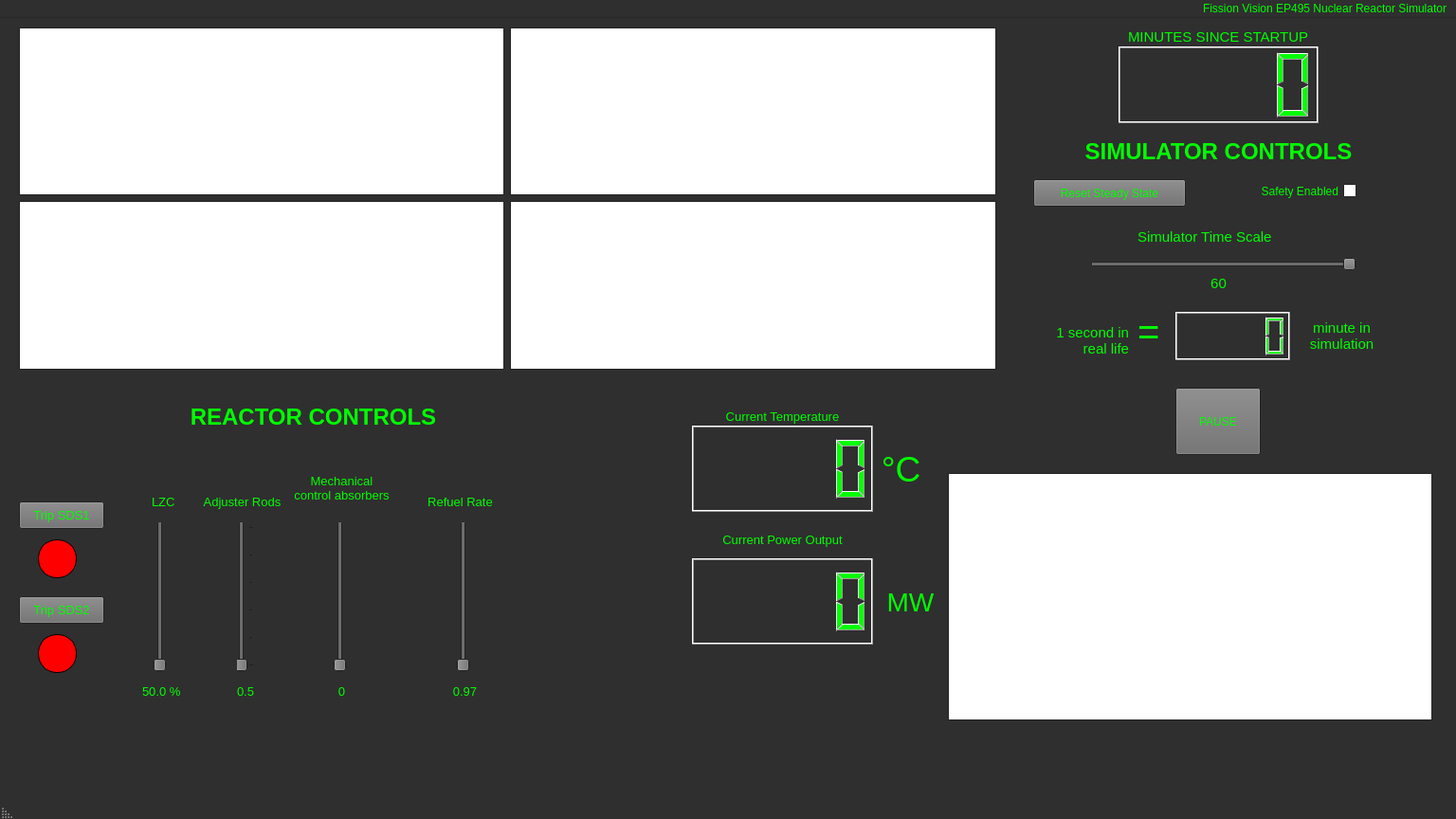
<?xml version="1.0" encoding="UTF-8"?>
<ui version="4.0">
 <class>MainWindow</class>
 <widget class="QMainWindow" name="MainWindow">
  <property name="geometry">
   <rect>
    <x>0</x>
    <y>0</y>
    <width>1536</width>
    <height>864</height>
   </rect>
  </property>
  <property name="baseSize">
   <size>
    <width>9</width>
    <height>0</height>
   </size>
  </property>
  <property name="palette">
   <palette>
    <active>
     <colorrole role="WindowText">
      <brush brushstyle="SolidPattern">
       <color alpha="255">
        <red>0</red>
        <green>255</green>
        <blue>0</blue>
       </color>
      </brush>
     </colorrole>
     <colorrole role="Button">
      <brush brushstyle="SolidPattern">
       <color alpha="255">
        <red>109</red>
        <green>109</green>
        <blue>109</blue>
       </color>
      </brush>
     </colorrole>
     <colorrole role="Text">
      <brush brushstyle="SolidPattern">
       <color alpha="255">
        <red>0</red>
        <green>255</green>
        <blue>0</blue>
       </color>
      </brush>
     </colorrole>
     <colorrole role="BrightText">
      <brush brushstyle="SolidPattern">
       <color alpha="255">
        <red>0</red>
        <green>255</green>
        <blue>0</blue>
       </color>
      </brush>
     </colorrole>
     <colorrole role="ButtonText">
      <brush brushstyle="SolidPattern">
       <color alpha="255">
        <red>0</red>
        <green>255</green>
        <blue>0</blue>
       </color>
      </brush>
     </colorrole>
     <colorrole role="Window">
      <brush brushstyle="SolidPattern">
       <color alpha="255">
        <red>47</red>
        <green>47</green>
        <blue>47</blue>
       </color>
      </brush>
     </colorrole>
     <colorrole role="Shadow">
      <brush brushstyle="SolidPattern">
       <color alpha="255">
        <red>74</red>
        <green>74</green>
        <blue>74</blue>
       </color>
      </brush>
     </colorrole>
     <colorrole role="Highlight">
      <brush brushstyle="SolidPattern">
       <color alpha="255">
        <red>0</red>
        <green>212</green>
        <blue>0</blue>
       </color>
      </brush>
     </colorrole>
     <colorrole role="ToolTipText">
      <brush brushstyle="SolidPattern">
       <color alpha="255">
        <red>0</red>
        <green>255</green>
        <blue>0</blue>
       </color>
      </brush>
     </colorrole>
     <colorrole role="PlaceholderText">
      <brush brushstyle="SolidPattern">
       <color alpha="128">
        <red>0</red>
        <green>255</green>
        <blue>0</blue>
       </color>
      </brush>
     </colorrole>
     <colorrole role="Accent">
      <brush brushstyle="SolidPattern">
       <color alpha="255">
        <red>0</red>
        <green>170</green>
        <blue>0</blue>
       </color>
      </brush>
     </colorrole>
    </active>
    <inactive>
     <colorrole role="WindowText">
      <brush brushstyle="SolidPattern">
       <color alpha="255">
        <red>0</red>
        <green>255</green>
        <blue>0</blue>
       </color>
      </brush>
     </colorrole>
     <colorrole role="Button">
      <brush brushstyle="SolidPattern">
       <color alpha="255">
        <red>109</red>
        <green>109</green>
        <blue>109</blue>
       </color>
      </brush>
     </colorrole>
     <colorrole role="Text">
      <brush brushstyle="SolidPattern">
       <color alpha="255">
        <red>0</red>
        <green>255</green>
        <blue>0</blue>
       </color>
      </brush>
     </colorrole>
     <colorrole role="BrightText">
      <brush brushstyle="SolidPattern">
       <color alpha="255">
        <red>0</red>
        <green>255</green>
        <blue>0</blue>
       </color>
      </brush>
     </colorrole>
     <colorrole role="ButtonText">
      <brush brushstyle="SolidPattern">
       <color alpha="255">
        <red>0</red>
        <green>255</green>
        <blue>0</blue>
       </color>
      </brush>
     </colorrole>
     <colorrole role="Window">
      <brush brushstyle="SolidPattern">
       <color alpha="255">
        <red>47</red>
        <green>47</green>
        <blue>47</blue>
       </color>
      </brush>
     </colorrole>
     <colorrole role="Shadow">
      <brush brushstyle="SolidPattern">
       <color alpha="255">
        <red>74</red>
        <green>74</green>
        <blue>74</blue>
       </color>
      </brush>
     </colorrole>
     <colorrole role="Highlight">
      <brush brushstyle="SolidPattern">
       <color alpha="255">
        <red>0</red>
        <green>212</green>
        <blue>0</blue>
       </color>
      </brush>
     </colorrole>
     <colorrole role="ToolTipText">
      <brush brushstyle="SolidPattern">
       <color alpha="255">
        <red>0</red>
        <green>255</green>
        <blue>0</blue>
       </color>
      </brush>
     </colorrole>
     <colorrole role="PlaceholderText">
      <brush brushstyle="SolidPattern">
       <color alpha="128">
        <red>0</red>
        <green>255</green>
        <blue>0</blue>
       </color>
      </brush>
     </colorrole>
     <colorrole role="Accent">
      <brush brushstyle="SolidPattern">
       <color alpha="255">
        <red>0</red>
        <green>170</green>
        <blue>0</blue>
       </color>
      </brush>
     </colorrole>
    </inactive>
    <disabled>
     <colorrole role="Button">
      <brush brushstyle="SolidPattern">
       <color alpha="255">
        <red>109</red>
        <green>109</green>
        <blue>109</blue>
       </color>
      </brush>
     </colorrole>
     <colorrole role="BrightText">
      <brush brushstyle="SolidPattern">
       <color alpha="255">
        <red>0</red>
        <green>255</green>
        <blue>0</blue>
       </color>
      </brush>
     </colorrole>
     <colorrole role="Base">
      <brush brushstyle="SolidPattern">
       <color alpha="255">
        <red>47</red>
        <green>47</green>
        <blue>47</blue>
       </color>
      </brush>
     </colorrole>
     <colorrole role="Window">
      <brush brushstyle="SolidPattern">
       <color alpha="255">
        <red>47</red>
        <green>47</green>
        <blue>47</blue>
       </color>
      </brush>
     </colorrole>
     <colorrole role="Shadow">
      <brush brushstyle="SolidPattern">
       <color alpha="255">
        <red>74</red>
        <green>74</green>
        <blue>74</blue>
       </color>
      </brush>
     </colorrole>
     <colorrole role="ToolTipText">
      <brush brushstyle="SolidPattern">
       <color alpha="255">
        <red>0</red>
        <green>255</green>
        <blue>0</blue>
       </color>
      </brush>
     </colorrole>
     <colorrole role="PlaceholderText">
      <brush brushstyle="SolidPattern">
       <color alpha="128">
        <red>0</red>
        <green>255</green>
        <blue>0</blue>
       </color>
      </brush>
     </colorrole>
     <colorrole role="Accent">
      <brush brushstyle="SolidPattern">
       <color alpha="255">
        <red>0</red>
        <green>170</green>
        <blue>0</blue>
       </color>
      </brush>
     </colorrole>
    </disabled>
   </palette>
  </property>
  <property name="windowTitle">
   <string>MainWindow</string>
  </property>
  <property name="layoutDirection">
   <enum>Qt::LayoutDirection::RightToLeft</enum>
  </property>
  <property name="styleSheet">
   <string notr="true"/>
  </property>
  <widget class="QWidget" name="centralwidget">
   <property name="styleSheet">
    <string notr="true"/>
   </property>
   <widget class="QLCDNumber" name="LCDClock">
    <property name="geometry">
     <rect>
      <x>1180</x>
      <y>30</y>
      <width>211</width>
      <height>81</height>
     </rect>
    </property>
    <property name="font">
     <font>
      <italic>false</italic>
      <bold>false</bold>
     </font>
    </property>
    <property name="smallDecimalPoint">
     <bool>false</bool>
    </property>
   </widget>
   <widget class="QTextBrowser" name="consoleLog">
    <property name="geometry">
     <rect>
      <x>1000</x>
      <y>480</y>
      <width>511</width>
      <height>261</height>
     </rect>
    </property>
    <property name="font">
     <font>
      <pointsize>12</pointsize>
     </font>
    </property>
   </widget>
   <widget class="QLabel" name="label">
    <property name="geometry">
     <rect>
      <x>1190</x>
      <y>10</y>
      <width>211</width>
      <height>20</height>
     </rect>
    </property>
    <property name="font">
     <font>
      <pointsize>11</pointsize>
     </font>
    </property>
    <property name="text">
     <string>MINUTES SINCE STARTUP</string>
    </property>
   </widget>
   <widget class="QFrame" name="SDS1Light">
    <property name="geometry">
     <rect>
      <x>40</x>
      <y>550</y>
      <width>41</width>
      <height>41</height>
     </rect>
    </property>
    <property name="font">
     <font>
      <pointsize>10</pointsize>
     </font>
    </property>
    <property name="styleSheet">
     <string notr="true">background-color: red;
border-radius: 20px;
border: 1px solid black;
</string>
    </property>
    <property name="frameShape">
     <enum>QFrame::Shape::StyledPanel</enum>
    </property>
    <property name="frameShadow">
     <enum>QFrame::Shadow::Raised</enum>
    </property>
   </widget>
   <widget class="QFrame" name="SDS2Light">
    <property name="geometry">
     <rect>
      <x>40</x>
      <y>650</y>
      <width>41</width>
      <height>41</height>
     </rect>
    </property>
    <property name="font">
     <font>
      <pointsize>10</pointsize>
     </font>
    </property>
    <property name="styleSheet">
     <string notr="true">background-color: red;
border-radius: 20px;
border: 1px solid black;
</string>
    </property>
    <property name="frameShape">
     <enum>QFrame::Shape::StyledPanel</enum>
    </property>
    <property name="frameShadow">
     <enum>QFrame::Shadow::Raised</enum>
    </property>
   </widget>
   <widget class="QSlider" name="lzcSlider">
    <property name="geometry">
     <rect>
      <x>160</x>
      <y>530</y>
      <width>18</width>
      <height>160</height>
     </rect>
    </property>
    <property name="font">
     <font>
      <pointsize>10</pointsize>
     </font>
    </property>
    <property name="orientation">
     <enum>Qt::Orientation::Vertical</enum>
    </property>
   </widget>
   <widget class="QLabel" name="label_4">
    <property name="geometry">
     <rect>
      <x>160</x>
      <y>500</y>
      <width>31</width>
      <height>20</height>
     </rect>
    </property>
    <property name="font">
     <font>
      <pointsize>10</pointsize>
     </font>
    </property>
    <property name="text">
     <string>LZC</string>
    </property>
   </widget>
   <widget class="QPushButton" name="steadyStateReset">
    <property name="geometry">
     <rect>
      <x>1090</x>
      <y>170</y>
      <width>161</width>
      <height>29</height>
     </rect>
    </property>
    <property name="text">
     <string>Reset Steady State</string>
    </property>
   </widget>
   <widget class="QLabel" name="lzcValue">
    <property name="geometry">
     <rect>
      <x>150</x>
      <y>700</y>
      <width>51</width>
      <height>20</height>
     </rect>
    </property>
    <property name="font">
     <font>
      <pointsize>10</pointsize>
     </font>
    </property>
    <property name="text">
     <string>50.0 %</string>
    </property>
   </widget>
   <widget class="QPushButton" name="sds1Button">
    <property name="geometry">
     <rect>
      <x>20</x>
      <y>510</y>
      <width>90</width>
      <height>29</height>
     </rect>
    </property>
    <property name="font">
     <font>
      <pointsize>10</pointsize>
     </font>
    </property>
    <property name="text">
     <string>Trip SDS1</string>
    </property>
   </widget>
   <widget class="QPushButton" name="sds2Button">
    <property name="geometry">
     <rect>
      <x>20</x>
      <y>610</y>
      <width>90</width>
      <height>29</height>
     </rect>
    </property>
    <property name="font">
     <font>
      <pointsize>10</pointsize>
     </font>
    </property>
    <property name="text">
     <string>Trip SDS2</string>
    </property>
   </widget>
   <widget class="QSlider" name="adjSlider">
    <property name="geometry">
     <rect>
      <x>250</x>
      <y>530</y>
      <width>18</width>
      <height>160</height>
     </rect>
    </property>
    <property name="font">
     <font>
      <pointsize>10</pointsize>
     </font>
    </property>
    <property name="maximum">
     <number>5</number>
    </property>
    <property name="singleStep">
     <number>1</number>
    </property>
    <property name="orientation">
     <enum>Qt::Orientation::Vertical</enum>
    </property>
    <property name="tickPosition">
     <enum>QSlider::TickPosition::TicksBelow</enum>
    </property>
    <property name="tickInterval">
     <number>1</number>
    </property>
   </widget>
   <widget class="QLabel" name="label_5">
    <property name="geometry">
     <rect>
      <x>210</x>
      <y>490</y>
      <width>91</width>
      <height>41</height>
     </rect>
    </property>
    <property name="font">
     <font>
      <pointsize>10</pointsize>
     </font>
    </property>
    <property name="text">
     <string>Adjuster Rods</string>
    </property>
    <property name="alignment">
     <set>Qt::AlignmentFlag::AlignCenter</set>
    </property>
    <property name="wordWrap">
     <bool>true</bool>
    </property>
   </widget>
   <widget class="QLabel" name="adjValue">
    <property name="geometry">
     <rect>
      <x>250</x>
      <y>700</y>
      <width>21</width>
      <height>20</height>
     </rect>
    </property>
    <property name="font">
     <font>
      <pointsize>10</pointsize>
     </font>
    </property>
    <property name="text">
     <string>0.5</string>
    </property>
   </widget>
   <widget class="QLabel" name="label_6">
    <property name="geometry">
     <rect>
      <x>1200</x>
      <y>210</y>
      <width>171</width>
      <height>41</height>
     </rect>
    </property>
    <property name="font">
     <font>
      <pointsize>11</pointsize>
     </font>
    </property>
    <property name="text">
     <string>Simulator Time Scale</string>
    </property>
    <property name="wordWrap">
     <bool>true</bool>
    </property>
   </widget>
   <widget class="QLabel" name="timescaleValue">
    <property name="geometry">
     <rect>
      <x>1260</x>
      <y>270</y>
      <width>51</width>
      <height>20</height>
     </rect>
    </property>
    <property name="font">
     <font>
      <pointsize>11</pointsize>
     </font>
    </property>
    <property name="text">
     <string>60</string>
    </property>
    <property name="alignment">
     <set>Qt::AlignmentFlag::AlignCenter</set>
    </property>
   </widget>
   <widget class="QWidget" name="layoutWidget">
    <property name="geometry">
     <rect>
      <x>20</x>
      <y>10</y>
      <width>1031</width>
      <height>361</height>
     </rect>
    </property>
    <layout class="QGridLayout" name="gridLayout">
     <item row="0" column="0">
      <widget class="PlotWidget" name="neutronPowerGraph"/>
     </item>
     <item row="0" column="1">
      <widget class="PlotWidget" name="temperatureGraph"/>
     </item>
     <item row="1" column="0">
      <widget class="PlotWidget" name="electricPowerGraph"/>
     </item>
     <item row="1" column="1">
      <widget class="PlotWidget" name="pressureGraph"/>
     </item>
    </layout>
   </widget>
   <widget class="QCheckBox" name="safetyEnabledBox">
    <property name="geometry">
     <rect>
      <x>1300</x>
      <y>170</y>
      <width>131</width>
      <height>25</height>
     </rect>
    </property>
    <property name="text">
     <string>Safety Enabled</string>
    </property>
   </widget>
   <widget class="QSlider" name="mcaSlider">
    <property name="geometry">
     <rect>
      <x>350</x>
      <y>530</y>
      <width>18</width>
      <height>160</height>
     </rect>
    </property>
    <property name="font">
     <font>
      <pointsize>10</pointsize>
     </font>
    </property>
    <property name="maximum">
     <number>10</number>
    </property>
    <property name="singleStep">
     <number>1</number>
    </property>
    <property name="orientation">
     <enum>Qt::Orientation::Vertical</enum>
    </property>
    <property name="tickInterval">
     <number>1</number>
    </property>
   </widget>
   <widget class="QLabel" name="label_7">
    <property name="geometry">
     <rect>
      <x>310</x>
      <y>460</y>
      <width>101</width>
      <height>71</height>
     </rect>
    </property>
    <property name="font">
     <font>
      <pointsize>10</pointsize>
     </font>
    </property>
    <property name="text">
     <string>Mechanical control absorbers</string>
    </property>
    <property name="alignment">
     <set>Qt::AlignmentFlag::AlignCenter</set>
    </property>
    <property name="wordWrap">
     <bool>true</bool>
    </property>
   </widget>
   <widget class="QLabel" name="mcaValue">
    <property name="geometry">
     <rect>
      <x>340</x>
      <y>700</y>
      <width>41</width>
      <height>20</height>
     </rect>
    </property>
    <property name="font">
     <font>
      <pointsize>10</pointsize>
     </font>
    </property>
    <property name="text">
     <string>0</string>
    </property>
    <property name="alignment">
     <set>Qt::AlignmentFlag::AlignCenter</set>
    </property>
   </widget>
   <widget class="QLabel" name="refuelValue">
    <property name="geometry">
     <rect>
      <x>470</x>
      <y>700</y>
      <width>41</width>
      <height>20</height>
     </rect>
    </property>
    <property name="font">
     <font>
      <pointsize>10</pointsize>
     </font>
    </property>
    <property name="text">
     <string>0.97</string>
    </property>
    <property name="alignment">
     <set>Qt::AlignmentFlag::AlignCenter</set>
    </property>
   </widget>
   <widget class="QSlider" name="refuelSlider">
    <property name="geometry">
     <rect>
      <x>480</x>
      <y>530</y>
      <width>18</width>
      <height>160</height>
     </rect>
    </property>
    <property name="font">
     <font>
      <pointsize>10</pointsize>
     </font>
    </property>
    <property name="maximum">
     <number>20</number>
    </property>
    <property name="orientation">
     <enum>Qt::Orientation::Vertical</enum>
    </property>
   </widget>
   <widget class="QLabel" name="label_10">
    <property name="geometry">
     <rect>
      <x>440</x>
      <y>490</y>
      <width>91</width>
      <height>41</height>
     </rect>
    </property>
    <property name="font">
     <font>
      <pointsize>10</pointsize>
     </font>
    </property>
    <property name="text">
     <string>Refuel Rate</string>
    </property>
    <property name="alignment">
     <set>Qt::AlignmentFlag::AlignCenter</set>
    </property>
    <property name="wordWrap">
     <bool>true</bool>
    </property>
   </widget>
   <widget class="QLabel" name="label_2">
    <property name="geometry">
     <rect>
      <x>180</x>
      <y>400</y>
      <width>301</width>
      <height>41</height>
     </rect>
    </property>
    <property name="font">
     <font>
      <pointsize>18</pointsize>
      <bold>true</bold>
      <kerning>true</kerning>
     </font>
    </property>
    <property name="text">
     <string>REACTOR CONTROLS</string>
    </property>
    <property name="alignment">
     <set>Qt::AlignmentFlag::AlignCenter</set>
    </property>
   </widget>
   <widget class="QLabel" name="label_3">
    <property name="geometry">
     <rect>
      <x>1110</x>
      <y>120</y>
      <width>351</width>
      <height>41</height>
     </rect>
    </property>
    <property name="font">
     <font>
      <pointsize>18</pointsize>
      <bold>true</bold>
      <kerning>true</kerning>
     </font>
    </property>
    <property name="text">
     <string>SIMULATOR CONTROLS</string>
    </property>
    <property name="alignment">
     <set>Qt::AlignmentFlag::AlignCenter</set>
    </property>
   </widget>
   <widget class="QLCDNumber" name="timescaleConversionLCD">
    <property name="geometry">
     <rect>
      <x>1240</x>
      <y>310</y>
      <width>121</width>
      <height>51</height>
     </rect>
    </property>
    <property name="font">
     <font>
      <italic>false</italic>
      <bold>false</bold>
     </font>
    </property>
    <property name="layoutDirection">
     <enum>Qt::LayoutDirection::RightToLeft</enum>
    </property>
    <property name="smallDecimalPoint">
     <bool>false</bool>
    </property>
   </widget>
   <widget class="QSlider" name="timescaleSlider">
    <property name="geometry">
     <rect>
      <x>1150</x>
      <y>250</y>
      <width>281</width>
      <height>20</height>
     </rect>
    </property>
    <property name="minimum">
     <number>0</number>
    </property>
    <property name="maximum">
     <number>10</number>
    </property>
    <property name="orientation">
     <enum>Qt::Orientation::Horizontal</enum>
    </property>
   </widget>
   <widget class="QLabel" name="label_11">
    <property name="geometry">
     <rect>
      <x>1110</x>
      <y>310</y>
      <width>81</width>
      <height>61</height>
     </rect>
    </property>
    <property name="font">
     <font>
      <pointsize>11</pointsize>
     </font>
    </property>
    <property name="text">
     <string>1 second in real life</string>
    </property>
    <property name="alignment">
     <set>Qt::AlignmentFlag::AlignRight|Qt::AlignmentFlag::AlignTrailing|Qt::AlignmentFlag::AlignVCenter</set>
    </property>
    <property name="wordWrap">
     <bool>true</bool>
    </property>
   </widget>
   <widget class="QLabel" name="timescaleConversionLabel">
    <property name="geometry">
     <rect>
      <x>1360</x>
      <y>310</y>
      <width>111</width>
      <height>51</height>
     </rect>
    </property>
    <property name="font">
     <font>
      <pointsize>11</pointsize>
     </font>
    </property>
    <property name="text">
     <string>minute in simulation</string>
    </property>
    <property name="alignment">
     <set>Qt::AlignmentFlag::AlignCenter</set>
    </property>
    <property name="wordWrap">
     <bool>true</bool>
    </property>
   </widget>
   <widget class="QLabel" name="label_12">
    <property name="geometry">
     <rect>
      <x>1200</x>
      <y>310</y>
      <width>31</width>
      <height>41</height>
     </rect>
    </property>
    <property name="font">
     <font>
      <pointsize>30</pointsize>
     </font>
    </property>
    <property name="text">
     <string>=</string>
    </property>
   </widget>
   <widget class="QPushButton" name="pauseButton">
    <property name="geometry">
     <rect>
      <x>1240</x>
      <y>390</y>
      <width>90</width>
      <height>71</height>
     </rect>
    </property>
    <property name="text">
     <string>PAUSE</string>
    </property>
   </widget>
   <widget class="QLCDNumber" name="temperatureLCD">
    <property name="geometry">
     <rect>
      <x>730</x>
      <y>430</y>
      <width>191</width>
      <height>91</height>
     </rect>
    </property>
   </widget>
   <widget class="QLCDNumber" name="powerOutputLCD">
    <property name="geometry">
     <rect>
      <x>730</x>
      <y>570</y>
      <width>191</width>
      <height>91</height>
     </rect>
    </property>
   </widget>
   <widget class="QLabel" name="label_13">
    <property name="geometry">
     <rect>
      <x>730</x>
      <y>400</y>
      <width>191</width>
      <height>41</height>
     </rect>
    </property>
    <property name="font">
     <font>
      <pointsize>10</pointsize>
     </font>
    </property>
    <property name="text">
     <string>Current Temperature</string>
    </property>
    <property name="alignment">
     <set>Qt::AlignmentFlag::AlignCenter</set>
    </property>
    <property name="wordWrap">
     <bool>true</bool>
    </property>
   </widget>
   <widget class="QLabel" name="label_14">
    <property name="geometry">
     <rect>
      <x>730</x>
      <y>530</y>
      <width>191</width>
      <height>41</height>
     </rect>
    </property>
    <property name="font">
     <font>
      <pointsize>10</pointsize>
     </font>
    </property>
    <property name="text">
     <string>Current Power Output</string>
    </property>
    <property name="alignment">
     <set>Qt::AlignmentFlag::AlignCenter</set>
    </property>
    <property name="wordWrap">
     <bool>true</bool>
    </property>
   </widget>
   <widget class="QLabel" name="label_15">
    <property name="geometry">
     <rect>
      <x>930</x>
      <y>450</y>
      <width>41</width>
      <height>51</height>
     </rect>
    </property>
    <property name="font">
     <font>
      <pointsize>28</pointsize>
     </font>
    </property>
    <property name="text">
     <string>°C</string>
    </property>
    <property name="alignment">
     <set>Qt::AlignmentFlag::AlignCenter</set>
    </property>
    <property name="wordWrap">
     <bool>true</bool>
    </property>
   </widget>
   <widget class="QLabel" name="label_16">
    <property name="geometry">
     <rect>
      <x>930</x>
      <y>590</y>
      <width>61</width>
      <height>51</height>
     </rect>
    </property>
    <property name="font">
     <font>
      <pointsize>21</pointsize>
     </font>
    </property>
    <property name="text">
     <string>MW</string>
    </property>
    <property name="alignment">
     <set>Qt::AlignmentFlag::AlignCenter</set>
    </property>
    <property name="wordWrap">
     <bool>true</bool>
    </property>
   </widget>
  </widget>
  <widget class="QMenuBar" name="menubar">
   <property name="geometry">
    <rect>
     <x>0</x>
     <y>0</y>
     <width>1536</width>
     <height>25</height>
    </rect>
   </property>
   <property name="defaultUp">
    <bool>false</bool>
   </property>
   <widget class="QMenu" name="menuFission_Vision_Nuclear_Reactor_Simulator">
    <property name="title">
     <string>Fission Vision EP495 Nuclear Reactor Simulator</string>
    </property>
   </widget>
   <addaction name="menuFission_Vision_Nuclear_Reactor_Simulator"/>
  </widget>
  <widget class="QStatusBar" name="statusbar"/>
 </widget>
 <customwidgets>
  <customwidget>
   <class>PlotWidget</class>
   <extends>QGraphicsView</extends>
   <header>pyqtgraph.h</header>
  </customwidget>
 </customwidgets>
 <resources/>
 <connections/>
</ui>
